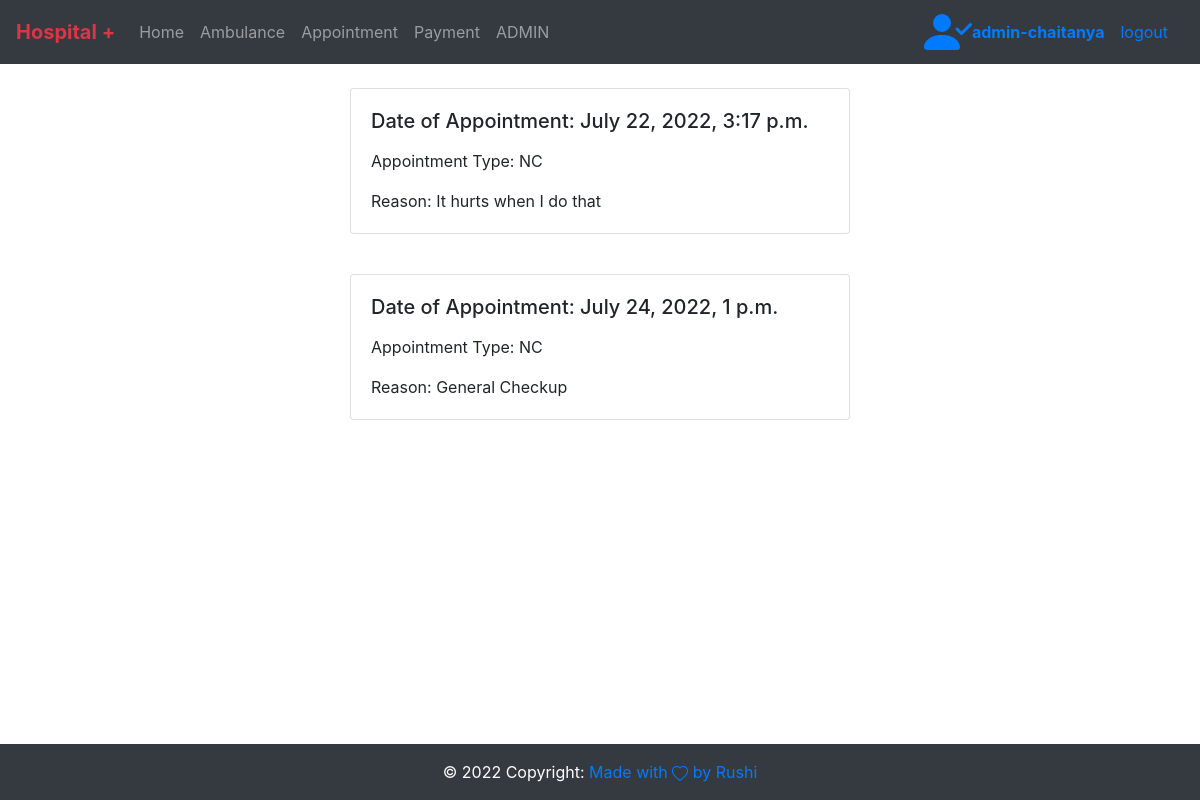
/usr_appointments/ (signed in), run on the app's committed database.
### app/models.py (models this page shows)
class Appointment(models.Model):
    CHOICES_APPOINT = (
        ("NC", "New Case"), ("FolU", "Follow Up"), ("OC", "Old Case")
    )
    Patient_Name = models.CharField(max_length=30)
    Appointment_type = models.CharField(
        max_length=40, choices=CHOICES_APPOINT, default="NC")
    Patient_Age = models.IntegerField()
    Patient_Contact = models.IntegerField()
    Location = models.CharField(max_length=20)
    Reason = models.CharField(max_length=200)
    date_time = models.DateTimeField(auto_now_add=True)
    seen = models.BooleanField(default=False)   # wether the admin assigns the patient's this appointment as seen by the doctor
    req_by = models.ForeignKey(
        settings.AUTH_USER_MODEL, on_delete=models.SET_NULL, null=True, default=None)
    def __str__(self):
        return self.Patient_Name

### app/views.py (the view)
# urls.py: path("usr_appointments/",views.usr_appointments, name="usr_appointments"),
def usr_appointments(request):
    appoint_list = Appointment.objects.filter(req_by = request.user)
    print(appoint_list)
    return render(request,"user_appointments.html", {"usr_appoint": appoint_list})

### admin_app/context_processors.py (called while the page is built)
def check_user_priviledge(request):
    data = models.admin_user.objects.filter(isadmin=True).values('user_id', 'isadmin')
    check=False
    if request.user.is_authenticated:
        username = request.user.username
        data = list(data)
        check_dict = next((item for item in data if item["user_id"] == username), None)
        if check_dict:
            check=True
            return {'is_user_admin': check}
    return {'is_user_admin': check}

### templates/user_appointments.html (shortened to what this page needs)
{%extends 'base.html'%} {%block containt%} {%include 'navbar.html'%}
<div id="content">
  {%for i in usr_appoint%}
  <div class="wrapper">
    <br />
    <div class="card mb-3">
      <div class="card-body">
        <h5 class="card-title">Date of Appointment: {{i.date_time}}</h5>
        <p class="card-text">Appointment Type: {{i.Appointment_type}}</p>
        <p class="card-text">Reason: {{i.Reason}}</p>
      </div>
    </div>
  </div>
  {%empty%}
  <h1 id="text-empty" class="center">No appointments on record.</h1>
  {%endfor%}
</div>
{%include 'footer.html'%} {%endblock%}

### templates/navbar.html (shortened to what this page needs)
{%extends 'base.html'%} {%block containt%} {%load static%}
<nav class="navbar navbar-expand-lg navbar-dark bg-dark text-light">
  <a class="navbar-brand text-danger" href="{%url 'Home'%}"
    ><strong>Hospital +</strong></a
  >
  <div class="collapse navbar-collapse" id="navbarNav">
    <ul class="navbar-nav">
      <li class="nav-item">
        <a class="nav-link" href="{%url 'Home'%}"
          >Home <span class="sr-only">(current)</span></a
        >
      </li>
      <li class="nav-item">
        <a class="nav-link" href="{%url 'Request_Abmulance'%}">Ambulance</a>
      </li>
      {%if request.user.is_authenticated%}
      <li class="nav-item">
        <a class="nav-link" href="{%url 'appointment'%}">Appointment</a>
      </li>
      <li class="nav-item">
        <a class="nav-link" href="{%url 'Payment'%}">Payment</a>
      </li>
      {%if is_user_admin%}
      <li class="nav-item">
        <a class="nav-link" href="{%url 'Admin_Home'%}">ADMIN</a>
      </li>
      {%endif%}
      {%endif%}
    </ul>
  </div>
  {%if request.user.is_authenticated%}
  <a href="{%url 'profile'%}"><strong class="text-primary"> {{request.user}}</strong></a>
  <span class="nav-item">
    <a class="nav-link" href="{%url 'logout'%}">logout</a>
  </span>
  {%endif%}
</nav>
{%endblock%}

### static/css/styles.css (style rules this page uses)
#content { min-height: calc(100vh - 130px); }
.wrapper { text-align: left; height: auto; width: 500px; margin-left: auto; margin-right: auto; margin-bottom: 5px; }

### data on the page
Appointment: date_time "July 22, 2022, 3:17 p.m.", Appointment_type "NC", Reason "It hurts when I do that"
Appointment: date_time "July 24, 2022, 1 p.m.", Appointment_type "NC", Reason "General Checkup"

### other printed values
{{ request.user }} "admin-chaitanya"
